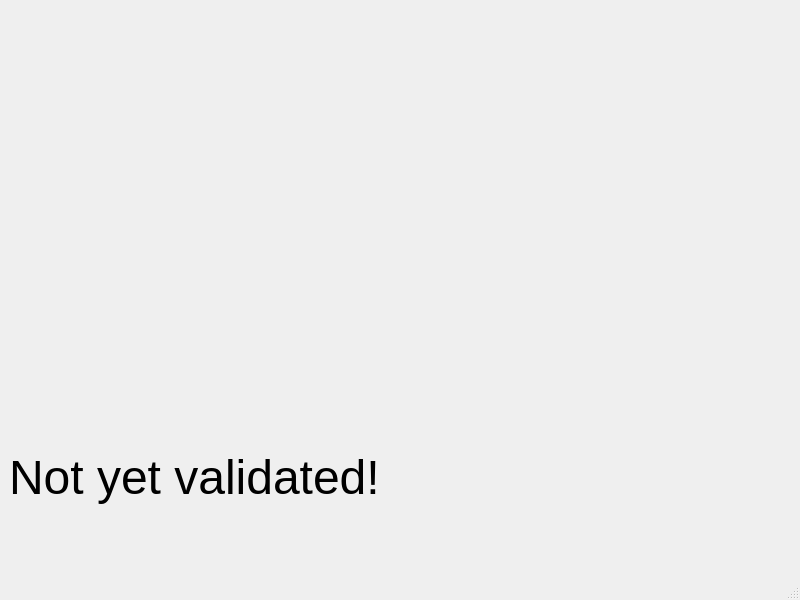
<?xml version="1.0" encoding="UTF-8"?>
<ui version="4.0">
 <class>MainWindow</class>
 <widget class="QMainWindow" name="MainWindow">
  <property name="geometry">
   <rect>
    <x>0</x>
    <y>0</y>
    <width>800</width>
    <height>600</height>
   </rect>
  </property>
  <property name="windowTitle">
   <string>MainWindow</string>
  </property>
  <widget class="QWidget" name="centralwidget">
   <layout class="QVBoxLayout" name="verticalLayout">
    <item>
     <widget class="QLabel" name="serialNumberLabel">
      <property name="font">
       <font>
        <pointsize>36</pointsize>
       </font>
      </property>
      <property name="text">
       <string/>
      </property>
     </widget>
    </item>
    <item>
     <widget class="QLabel" name="parametersLabel">
      <property name="font">
       <font>
        <pointsize>36</pointsize>
       </font>
      </property>
      <property name="text">
       <string/>
      </property>
     </widget>
    </item>
    <item>
     <widget class="QLabel" name="statusLabel">
      <property name="font">
       <font>
        <pointsize>36</pointsize>
       </font>
      </property>
      <property name="text">
       <string>Not yet validated!</string>
      </property>
     </widget>
    </item>
   </layout>
  </widget>
  <widget class="QMenuBar" name="menubar">
   <property name="geometry">
    <rect>
     <x>0</x>
     <y>0</y>
     <width>800</width>
     <height>20</height>
    </rect>
   </property>
  </widget>
  <widget class="QStatusBar" name="statusbar"/>
 </widget>
 <resources/>
 <connections/>
</ui>
